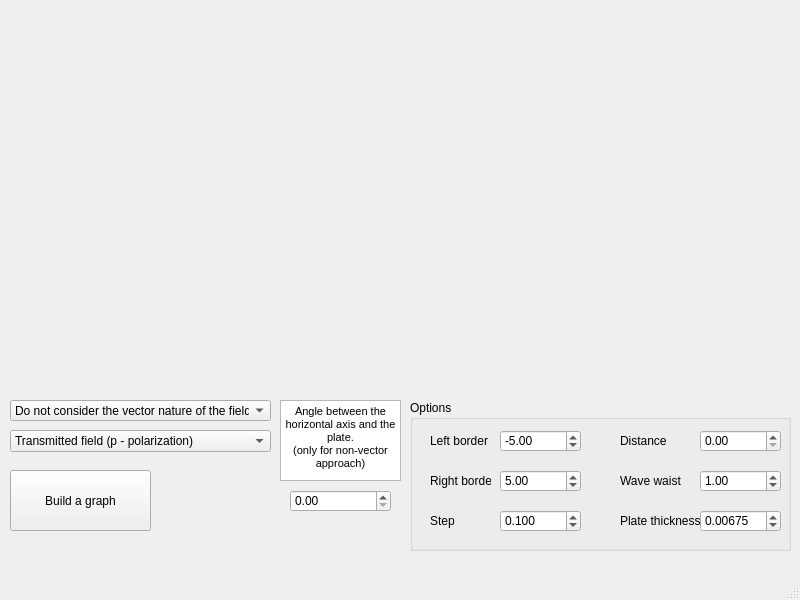
<?xml version="1.0" encoding="UTF-8"?>
<ui version="4.0">
 <class>MainWindow</class>
 <widget class="QMainWindow" name="MainWindow">
  <property name="geometry">
   <rect>
    <x>0</x>
    <y>0</y>
    <width>800</width>
    <height>600</height>
   </rect>
  </property>
  <property name="windowTitle">
   <string>MainWindow</string>
  </property>
  <widget class="QWidget" name="centralwidget">
   <widget class="QWidget" name="verticalLayoutWidget">
    <property name="geometry">
     <rect>
      <x>0</x>
      <y>0</y>
      <width>801</width>
      <height>391</height>
     </rect>
    </property>
    <layout class="QVBoxLayout" name="form_for_graph" stretch="0">
     <property name="spacing">
      <number>6</number>
     </property>
     <property name="sizeConstraint">
      <enum>QLayout::SetDefaultConstraint</enum>
     </property>
     <item>
      <layout class="QVBoxLayout" name="form_for_tools">
       <property name="sizeConstraint">
        <enum>QLayout::SetDefaultConstraint</enum>
       </property>
      </layout>
     </item>
    </layout>
   </widget>
   <widget class="QComboBox" name="vector">
    <property name="geometry">
     <rect>
      <x>10</x>
      <y>400</y>
      <width>261</width>
      <height>21</height>
     </rect>
    </property>
    <item>
     <property name="text">
      <string>Do not consider the vector nature of the field</string>
     </property>
    </item>
    <item>
     <property name="text">
      <string>Consider the vector nature of the field</string>
     </property>
    </item>
   </widget>
   <widget class="QGroupBox" name="groupBox">
    <property name="geometry">
     <rect>
      <x>410</x>
      <y>400</y>
      <width>381</width>
      <height>151</height>
     </rect>
    </property>
    <property name="title">
     <string>Options</string>
    </property>
    <widget class="QDoubleSpinBox" name="left_border">
     <property name="geometry">
      <rect>
       <x>90</x>
       <y>30</y>
       <width>81</width>
       <height>22</height>
      </rect>
     </property>
     <property name="minimum">
      <double>-100.000000000000000</double>
     </property>
     <property name="maximum">
      <double>0.000000000000000</double>
     </property>
     <property name="value">
      <double>-5.000000000000000</double>
     </property>
    </widget>
    <widget class="QLabel" name="label">
     <property name="geometry">
      <rect>
       <x>20</x>
       <y>30</y>
       <width>61</width>
       <height>21</height>
      </rect>
     </property>
     <property name="text">
      <string>Left border</string>
     </property>
    </widget>
    <widget class="QDoubleSpinBox" name="right_border">
     <property name="geometry">
      <rect>
       <x>90</x>
       <y>70</y>
       <width>81</width>
       <height>22</height>
      </rect>
     </property>
     <property name="maximum">
      <double>100.000000000000000</double>
     </property>
     <property name="value">
      <double>5.000000000000000</double>
     </property>
    </widget>
    <widget class="QLabel" name="label_2">
     <property name="geometry">
      <rect>
       <x>20</x>
       <y>70</y>
       <width>61</width>
       <height>21</height>
      </rect>
     </property>
     <property name="text">
      <string>Right border</string>
     </property>
    </widget>
    <widget class="QDoubleSpinBox" name="step">
     <property name="geometry">
      <rect>
       <x>90</x>
       <y>110</y>
       <width>81</width>
       <height>22</height>
      </rect>
     </property>
     <property name="decimals">
      <number>3</number>
     </property>
     <property name="minimum">
      <double>0.001000000000000</double>
     </property>
     <property name="maximum">
      <double>10.000000000000000</double>
     </property>
     <property name="singleStep">
      <double>0.010000000000000</double>
     </property>
     <property name="value">
      <double>0.100000000000000</double>
     </property>
    </widget>
    <widget class="QLabel" name="label_3">
     <property name="geometry">
      <rect>
       <x>20</x>
       <y>110</y>
       <width>61</width>
       <height>21</height>
      </rect>
     </property>
     <property name="text">
      <string>Step</string>
     </property>
    </widget>
    <widget class="QLabel" name="label_4">
     <property name="geometry">
      <rect>
       <x>210</x>
       <y>30</y>
       <width>51</width>
       <height>21</height>
      </rect>
     </property>
     <property name="text">
      <string>Distance</string>
     </property>
    </widget>
    <widget class="QDoubleSpinBox" name="distance">
     <property name="geometry">
      <rect>
       <x>290</x>
       <y>30</y>
       <width>81</width>
       <height>22</height>
      </rect>
     </property>
     <property name="decimals">
      <number>2</number>
     </property>
     <property name="maximum">
      <double>10000.000000000000000</double>
     </property>
    </widget>
    <widget class="QDoubleSpinBox" name="wave_waist">
     <property name="geometry">
      <rect>
       <x>290</x>
       <y>70</y>
       <width>81</width>
       <height>22</height>
      </rect>
     </property>
     <property name="minimum">
      <double>0.100000000000000</double>
     </property>
     <property name="maximum">
      <double>100.000000000000000</double>
     </property>
     <property name="singleStep">
      <double>0.100000000000000</double>
     </property>
     <property name="value">
      <double>1.000000000000000</double>
     </property>
    </widget>
    <widget class="QLabel" name="label_5">
     <property name="geometry">
      <rect>
       <x>210</x>
       <y>70</y>
       <width>71</width>
       <height>21</height>
      </rect>
     </property>
     <property name="text">
      <string>Wave waist</string>
     </property>
    </widget>
    <widget class="QLabel" name="label_6">
     <property name="geometry">
      <rect>
       <x>210</x>
       <y>110</y>
       <width>91</width>
       <height>21</height>
      </rect>
     </property>
     <property name="text">
      <string>Plate thickness</string>
     </property>
    </widget>
    <widget class="QDoubleSpinBox" name="plate_thickness">
     <property name="geometry">
      <rect>
       <x>290</x>
       <y>110</y>
       <width>81</width>
       <height>22</height>
      </rect>
     </property>
     <property name="decimals">
      <number>5</number>
     </property>
     <property name="minimum">
      <double>0.000010000000000</double>
     </property>
     <property name="maximum">
      <double>1.000000000000000</double>
     </property>
     <property name="singleStep">
      <double>0.000010000000000</double>
     </property>
     <property name="value">
      <double>0.006750000000000</double>
     </property>
    </widget>
   </widget>
   <widget class="QComboBox" name="graph_axis">
    <property name="geometry">
     <rect>
      <x>10</x>
      <y>430</y>
      <width>261</width>
      <height>22</height>
     </rect>
    </property>
    <item>
     <property name="text">
      <string>Transmitted field (p - polarization)</string>
     </property>
    </item>
    <item>
     <property name="text">
      <string>Reflected field (p - polarization)</string>
     </property>
    </item>
    <item>
     <property name="text">
      <string>Transmitted field (s - polarization)</string>
     </property>
    </item>
    <item>
     <property name="text">
      <string>Reflected field (s - polarization)</string>
     </property>
    </item>
    <item>
     <property name="text">
      <string>Initial field</string>
     </property>
    </item>
   </widget>
   <widget class="QPushButton" name="build_graph">
    <property name="geometry">
     <rect>
      <x>10</x>
      <y>470</y>
      <width>141</width>
      <height>61</height>
     </rect>
    </property>
    <property name="text">
     <string>Build a graph</string>
    </property>
   </widget>
   <widget class="QTextBrowser" name="textBrowser">
    <property name="geometry">
     <rect>
      <x>280</x>
      <y>400</y>
      <width>121</width>
      <height>81</height>
     </rect>
    </property>
    <property name="html">
     <string>&lt;!DOCTYPE HTML PUBLIC &quot;-//W3C//DTD HTML 4.0//EN&quot; &quot;http://www.w3.org/TR/REC-html40/strict.dtd&quot;&gt;
&lt;html&gt;&lt;head&gt;&lt;meta name=&quot;qrichtext&quot; content=&quot;1&quot; /&gt;&lt;style type=&quot;text/css&quot;&gt;
p, li { white-space: pre-wrap; }
&lt;/style&gt;&lt;/head&gt;&lt;body style=&quot; font-family:'MS Shell Dlg 2'; font-size:8.25pt; font-weight:400; font-style:normal;&quot;&gt;
&lt;p align=&quot;center&quot; style=&quot; margin-top:0px; margin-bottom:0px; margin-left:0px; margin-right:0px; -qt-block-indent:0; text-indent:0px;&quot;&gt;Angle between the horizontal axis and the plate.&lt;/p&gt;
&lt;p align=&quot;center&quot; style=&quot; margin-top:0px; margin-bottom:0px; margin-left:0px; margin-right:0px; -qt-block-indent:0; text-indent:0px;&quot;&gt;(only for non-vector approach)&lt;/p&gt;&lt;/body&gt;&lt;/html&gt;</string>
    </property>
   </widget>
   <widget class="QDoubleSpinBox" name="angle">
    <property name="geometry">
     <rect>
      <x>290</x>
      <y>490</y>
      <width>101</width>
      <height>22</height>
     </rect>
    </property>
    <property name="maximum">
     <double>1.570000000000000</double>
    </property>
    <property name="singleStep">
     <double>0.010000000000000</double>
    </property>
   </widget>
  </widget>
  <widget class="QMenuBar" name="menubar">
   <property name="geometry">
    <rect>
     <x>0</x>
     <y>0</y>
     <width>800</width>
     <height>21</height>
    </rect>
   </property>
  </widget>
  <widget class="QStatusBar" name="statusbar"/>
 </widget>
 <resources/>
 <connections/>
</ui>
